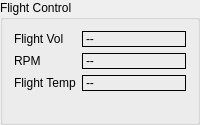
    <widget class="QGroupBox" name="groupBox_5">
     <property name="title">
      <string>Flight Control</string>
     </property>
     <layout class="QGridLayout" name="gridLayout_5">
      <item row="1" column="0">
       <widget class="QLabel" name="UAVPlaneStates_RPM_NAME">
        <property name="sizePolicy">
         <sizepolicy hsizetype="Fixed" vsizetype="Preferred">
          <horstretch>0</horstretch>
          <verstretch>0</verstretch>
         </sizepolicy>
        </property>
        <property name="text">
         <string>RPM</string>
        </property>
       </widget>
      </item>
      <item row="2" column="0">
       <widget class="QLabel" name="UAVPlaneStates_FlyTemperature_NAME">
        <property name="sizePolicy">
         <sizepolicy hsizetype="Fixed" vsizetype="Preferred">
          <horstretch>0</horstretch>
          <verstretch>0</verstretch>
         </sizepolicy>
        </property>
        <property name="text">
         <string>Flight Temp</string>
        </property>
       </widget>
      </item>
      <item row="2" column="1">
       <widget class="QLabel" name="UAVPlaneStates_FlyTemperature_VALUE">
        <property name="sizePolicy">
         <sizepolicy hsizetype="Ignored" vsizetype="Preferred">
          <horstretch>0</horstretch>
          <verstretch>0</verstretch>
         </sizepolicy>
        </property>
        <property name="frameShape">
         <enum>QFrame::Box</enum>
        </property>
        <property name="text">
         <string>--</string>
        </property>
       </widget>
      </item>
      <item row="0" column="0">
       <widget class="QLabel" name="UAVPlaneStates_FlyVoltage_NAME">
        <property name="sizePolicy">
         <sizepolicy hsizetype="Fixed" vsizetype="Preferred">
          <horstretch>0</horstretch>
          <verstretch>0</verstretch>
         </sizepolicy>
        </property>
        <property name="text">
         <string>Flight Vol</string>
        </property>
       </widget>
      </item>
      <item row="1" column="1">
       <widget class="QLabel" name="UAVPlaneStates_RPM_VALUE">
        <property name="sizePolicy">
         <sizepolicy hsizetype="Ignored" vsizetype="Preferred">
          <horstretch>0</horstretch>
          <verstretch>0</verstretch>
         </sizepolicy>
        </property>
        <property name="frameShape">
         <enum>QFrame::Box</enum>
        </property>
        <property name="text">
         <string>--</string>
        </property>
       </widget>
      </item>
      <item row="0" column="1">
       <widget class="QLabel" name="UAVPlaneStates_FlyVoltage_VALUE">
        <property name="sizePolicy">
         <sizepolicy hsizetype="Ignored" vsizetype="Preferred">
          <horstretch>0</horstretch>
          <verstretch>0</verstretch>
         </sizepolicy>
        </property>
        <property name="frameShape">
         <enum>QFrame::Box</enum>
        </property>
        <property name="text">
         <string>--</string>
        </property>
       </widget>
      </item>
      <item row="3" column="1">
       <widget class="QLabel" name="label_42">
        <property name="frameShape">
         <enum>QFrame::NoFrame</enum>
        </property>
        <property name="text">
         <string/>
        </property>
       </widget>
      </item>
     </layout>
    </widget>
